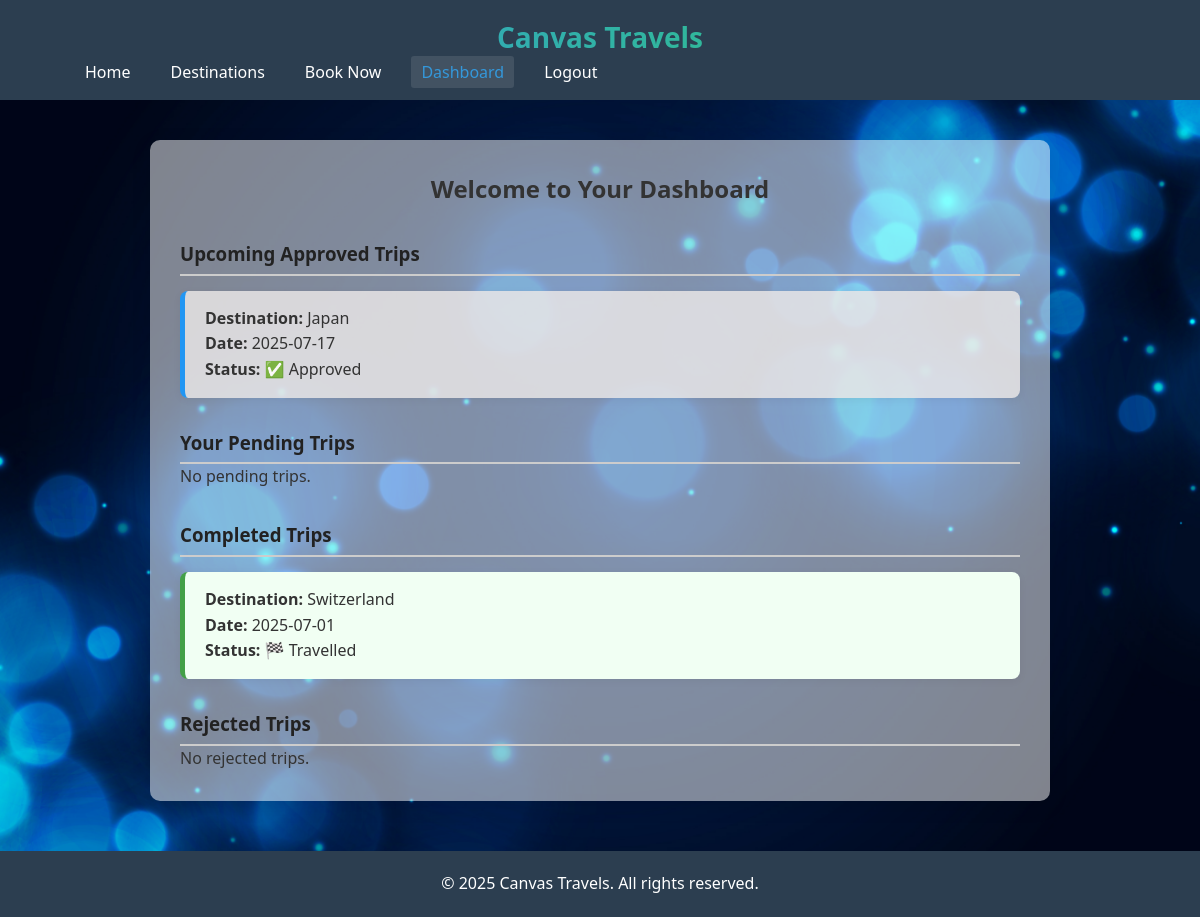
The app's page /dashboard.php (signed in) with its own data.
### tables this page shows
CREATE TABLE `trips` (
  `id` int(11) NOT NULL,
  `user_id` int(11) NOT NULL,
  `destination` varchar(100) NOT NULL,
  `travel_date` date NOT NULL,
  `status` varchar(20) DEFAULT 'Pending',
  `created_at` timestamp NOT NULL DEFAULT current_timestamp(),
  `phone` varchar(20) DEFAULT NULL,
  `feedback` text DEFAULT NULL
);

### dashboard.php (the view, shortened to what this page needs)
<?php
include 'includes/db.php';
include 'includes/header.php';
$user_id = $_SESSION['user_id'];
$sql = "SELECT destination, travel_date, status FROM trips WHERE user_id = ?";
$stmt = $conn->prepare($sql);
$stmt->bind_param("i", $user_id);
$stmt->execute();
$result = $stmt->get_result();
$approved = [];
$rejected = [];
$travelled = [];
$Pending = [];
while ($row = $result->fetch_assoc()) {
    if ($row['status'] === 'approved') {
        $approved[] = $row;
    } elseif ($row['status'] === 'rejected') {
        $rejected[] = $row;
    } elseif ($row['status'] === 'travelled') {
        $travelled[] = $row;
    } elseif ($row['status'] === 'Pending') {
        $Pending[] = $row;
    }
}
?>
<!DOCTYPE html>
<html lang="en">
<head>
    <link rel="stylesheet" href="css/main.css">
    <link rel="stylesheet" href="css/dashboard.css">
    <link rel="stylesheet" href="css/responsive.css">
</head>
<body>
<section class="dashboard">
    <h2>Welcome to Your Dashboard</h2>
    <div class="trip-section">
        <h3>Upcoming Approved Trips</h3>
        <?php if (!empty($approved)) : ?>
            <?php foreach ($approved as $trip) : ?>
                <div class="trip-card">
                    <strong>Destination:</strong> <?= htmlspecialchars($trip['destination']) ?><br>
                    <strong>Date:</strong> <?= htmlspecialchars($trip['travel_date']) ?><br>
                    <strong>Status:</strong> ✅ <?= ucfirst($trip['status']) ?>
                </div>
            <?php endforeach; ?>
        <?php else : ?>
            <p>No upcoming trips yet.</p>
        <?php endif; ?>
    </div>
    <div class="trip-section">
        <h3>Your Pending Trips</h3>
        <?php if (!empty($Pending)) : ?>
            <?php foreach ($Pending as $trip) : ?>
                <div class="trip-card pending">
                    <strong>Destination:</strong> <?= htmlspecialchars($trip['destination']) ?><br>
                    <strong>Date:</strong> <?= htmlspecialchars($trip['travel_date']) ?><br>
                    <strong>Status:</strong> 🔜 <?= ucfirst($trip['status']) ?>
                </div>
            <?php endforeach; ?>
        <?php else : ?>
            <p>No pending trips.</p>
        <?php endif; ?>
    </div>
    <div class="trip-section">
        <h3>Completed Trips</h3>
        <?php if (!empty($travelled)) : ?>
            <?php foreach ($travelled as $trip) : ?>
                <div class="trip-card travelled">
                    <strong>Destination:</strong> <?= htmlspecialchars($trip['destination']) ?><br>
                    <strong>Date:</strong> <?= htmlspecialchars($trip['travel_date']) ?><br>
                    <strong>Status:</strong> 🏁 <?= ucfirst($trip['status']) ?>
                </div>
            <?php endforeach; ?>
        <?php else : ?>
            <p>No completed trips yet.</p>
        <?php endif; ?>
    </div>
    <div class="trip-section">
        <h3>Rejected Trips</h3>
        <?php if (!empty($rejected)) : ?>
            <?php foreach ($rejected as $trip) : ?>
                <div class="trip-card rejected">
                    <strong>Destination:</strong> <?= htmlspecialchars($trip['destination']) ?><br>
                    <strong>Date:</strong> <?= htmlspecialchars($trip['travel_date']) ?><br>
                    <strong>Status:</strong> ❌ <?= ucfirst($trip['status']) ?>
                </div>
            <?php endforeach; ?>
        <?php else : ?>
            <p>No rejected trips.</p>
        <?php endif; ?>
    </div>
</section>
<?php include 'includes/footer.php'; ?>
</body>
</html>

### css/main.css (style rules this page uses)
* { margin: 0; padding: 0; box-sizing: border-box; }
body { font-family: 'Segoe UI', Tahoma, Geneva, Verdana, sans-serif; line-height: 1.6; color: #333; min-height: 100vh; }

### css/dashboard.css (style rules this page uses)
body { font-family: 'Segoe UI', sans-serif; background: url('6884907.jpg') no-repeat center center; background-size: cover; }
.dashboard { max-width: 900px; margin: 40px auto; padding: 30px; background: rgba(255,255,255,0.5); border-radius: 10px; box-shadow: 0 5px 20px rgba(0,0,0,0.1); }
.dashboard h2 { color: #333; margin-bottom: 20px; text-align: center; }
.trip-section { margin-top: 30px; }
.trip-section h3 { border-bottom: 2px solid #ccc; padding-bottom: 5px; color: #222; }
.trip-card { background:rgba(234, 231, 231, 0.83); margin: 15px 0; padding: 15px 20px; border-radius: 8px; box-shadow: 0 2px 8px rgba(0,0,0,0.05); border-left: 5px solid #2196F3; }
.trip-card.travelled { border-left-color: #43a047; background-color: #f1fff3; }
.trip-card strong { color: #333; }

### records on screen
trips: destination "Japan", travel_date "2025-07-17", status "Approved"
trips: destination "Switzerland", travel_date "2025-07-01", status "Travelled"
